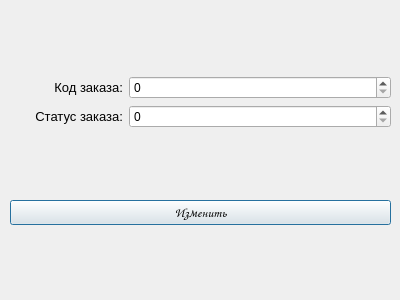
<?xml version="1.0" encoding="UTF-8"?>
<ui version="4.0">
 <class>Dialog</class>
 <widget class="QDialog" name="Dialog">
  <property name="geometry">
   <rect>
    <x>0</x>
    <y>0</y>
    <width>400</width>
    <height>300</height>
   </rect>
  </property>
  <property name="windowTitle">
   <string>Dialog</string>
  </property>
  <widget class="QWidget" name="verticalLayoutWidget">
   <property name="geometry">
    <rect>
     <x>10</x>
     <y>10</y>
     <width>381</width>
     <height>281</height>
    </rect>
   </property>
   <layout class="QVBoxLayout" name="verticalLayout" stretch="1,2,2,1,1,1">
    <item>
     <spacer name="verticalSpacer">
      <property name="orientation">
       <enum>Qt::Vertical</enum>
      </property>
      <property name="sizeHint" stdset="0">
       <size>
        <width>20</width>
        <height>40</height>
       </size>
      </property>
     </spacer>
    </item>
    <item>
     <layout class="QHBoxLayout" name="horizontalLayout" stretch="3,7">
      <item>
       <widget class="QLabel" name="label">
        <property name="text">
         <string>&lt;html&gt;&lt;head/&gt;&lt;body&gt;&lt;p align=&quot;right&quot;&gt;&lt;span style=&quot; font-size:10pt;&quot;&gt;Код заказа:&lt;/span&gt;&lt;/p&gt;&lt;/body&gt;&lt;/html&gt;</string>
        </property>
       </widget>
      </item>
      <item>
       <widget class="QSpinBox" name="order_code"/>
      </item>
     </layout>
    </item>
    <item>
     <layout class="QHBoxLayout" name="horizontalLayout_2" stretch="3,7">
      <item>
       <widget class="QLabel" name="label_2">
        <property name="text">
         <string>&lt;html&gt;&lt;head/&gt;&lt;body&gt;&lt;p align=&quot;right&quot;&gt;&lt;span style=&quot; font-size:10pt;&quot;&gt;Статус заказа:&lt;/span&gt;&lt;/p&gt;&lt;/body&gt;&lt;/html&gt;</string>
        </property>
       </widget>
      </item>
      <item>
       <widget class="QSpinBox" name="order_status"/>
      </item>
     </layout>
    </item>
    <item>
     <spacer name="verticalSpacer_2">
      <property name="orientation">
       <enum>Qt::Vertical</enum>
      </property>
      <property name="sizeHint" stdset="0">
       <size>
        <width>20</width>
        <height>40</height>
       </size>
      </property>
     </spacer>
    </item>
    <item>
     <widget class="QPushButton" name="change_btn">
      <property name="font">
       <font>
        <family>Comic Sans MS</family>
        <pointsize>10</pointsize>
       </font>
      </property>
      <property name="text">
       <string>Изменить</string>
      </property>
     </widget>
    </item>
    <item>
     <spacer name="verticalSpacer_3">
      <property name="orientation">
       <enum>Qt::Vertical</enum>
      </property>
      <property name="sizeHint" stdset="0">
       <size>
        <width>20</width>
        <height>40</height>
       </size>
      </property>
     </spacer>
    </item>
   </layout>
  </widget>
 </widget>
 <resources/>
 <connections/>
</ui>
